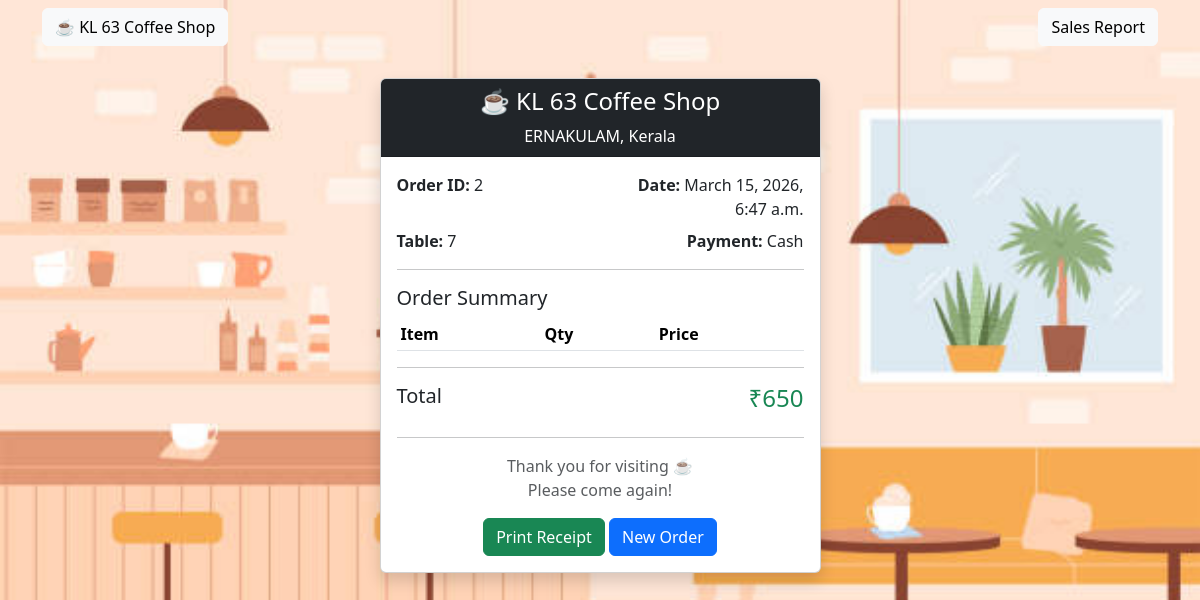
The app's page /receipt/2/ with its own data.
### pos/models.py (models this page shows, shortened)
class Order(models.Model):
    table_number = models.IntegerField()
    payment_method = models.CharField(max_length=20)
    total = models.IntegerField()
    date = models.DateTimeField(auto_now_add=True)

### pos/views.py (the view)
# urls.py: path('receipt/<int:order_id>/', views.receipt, name='receipt'),
def receipt(request, order_id):
    order = Order.objects.get(id=order_id)
    return render(request,"receipt.html",{"order":order})

### pos/templates/receipt.html (shortened to what this page needs)
{% extends 'base.html' %}
{% block content %}
<div class="container mt-4">
<div class="row justify-content-center">
<div class="col-md-5">
<div class="card shadow">
<div class="card-header bg-dark text-white text-center">
<h4>☕ KL 63 Coffee Shop</h4>
<p class="mb-0">ERNAKULAM, Kerala</p>
</div>
<div class="card-body">
<div class="row">
<div class="col-6">
<b>Order ID:</b> {{order.id}}
</div>
<div class="col-6 text-end">
<b>Date:</b> {{order.date}}
</div>
</div>
<div class="row mt-2">
<div class="col-6">
<b>Table:</b> {{order.table_number}}
</div>
<div class="col-6 text-end">
<b>Payment:</b> {{order.payment_method}}
</div>
</div>
<hr>
<h5>Order Summary</h5>
<table class="table table-sm">
<thead>
<tr>
<th>Item</th>
<th>Qty</th>
<th>Price</th>
</tr>
</thead>
</table>
<hr>
<div class="d-flex justify-content-between">
<h5>Total</h5>
<h4 class="text-success">₹{{order.total}}</h4>
</div>
<hr>
<p class="text-center text-muted">
Thank you for visiting ☕<br>
Please come again!
</p>
<div class="text-center">
<button onclick="window.print()" class="btn btn-success">
Print Receipt
</button>
<a href="/" class="btn btn-primary">
New Order
</a>
</div>
</div>
</div>
</div>
</div>
</div>
{% endblock %}

### records on screen
Order: id "2", date "March 15, 2026, 6:47 a.m.", table_number "7", payment_method "Cash", total "650"
